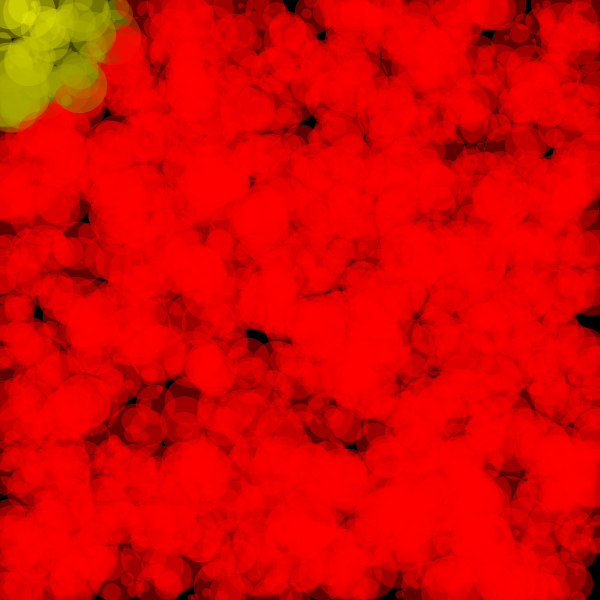
Frame 1 (no input)
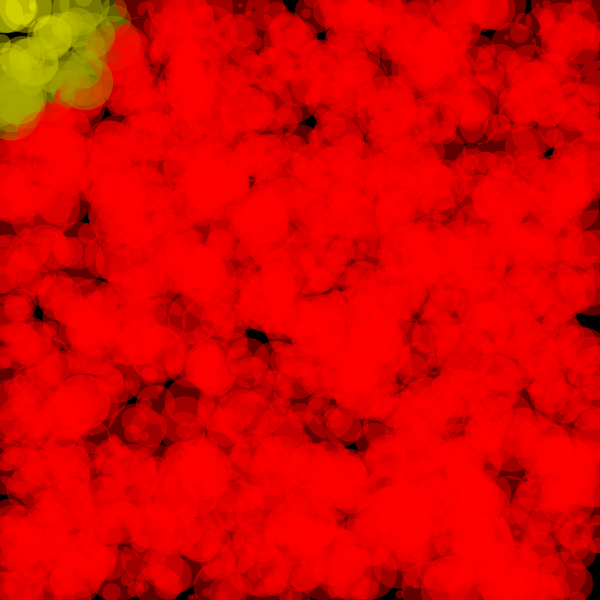
Frame 60 (the mouse pressed at the canvas centre just before this capture)
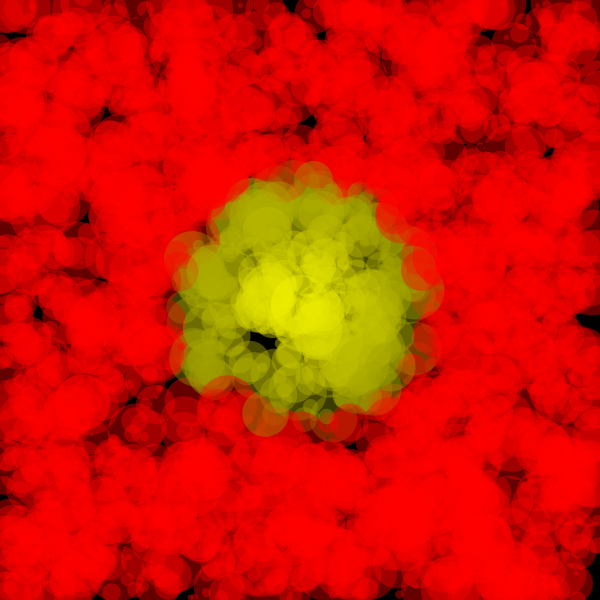
Frame 120 (the mouse held since frame 60 and released just before this capture)

The Processing sketch that drew these frames (run headless with seeded random() and noise(); from frame 60 on, the mouse is pressed at the canvas centre):

// Processing sketch: processing_76369
// ── processing_76369.pde

// A program that draws a bunch of random points,
// and colors each based on the distance from the
// mouse to the point.  Points near the mouse are
// yellow, others are red.
// This is meant to demonstrate the importance of
// arrays.  How would this even be possible if 
// it weren't for arrays?
final int MAX_RADIUS = 15;
final int POINT_COUNT = 2000;
final int TRIGGER_DISTANCE = 125;
final float JIGGLE_FACTOR = 1;

float[] x;
float[] y;
float[] rad;

void setup() {
  size(600, 600);
  background(0);
  strokeWeight(2 * RADIUS);
  stroke(255, 255, 0); // yellow
  x = new float[POINT_COUNT];
  y = new float[POINT_COUNT];
  rad = new float[POINT_COUNT];

  for (int i = 0; i < POINT_COUNT; i++) {
    x[i] = random(width);
    y[i] = random(height);
    rad[i] = random(2 * MAX_RADIUS);
  }
}

void draw() {
  background(0); 

  for (int i = 0; i < POINT_COUNT; i++) {

    // See if mouse is inside the point
    float dis = dist(mouseX, mouseY, x[i], y[i]);

    float redShade = dis > TRIGGER_DISTANCE ? 
    255 : 
    150 + (TRIGGER_DISTANCE - dis)/TRIGGER_DISTANCE * 105;
    float greenShade = dis > TRIGGER_DISTANCE ? 
    0 : 
    redShade;

    stroke(redShade, greenShade, 0, 100);

    strokeWeight(2 * rad[i]);
    point(x[i], y[i]);

    // This was an afterthought...if the mouse is near
    // a circle, move it a little.
    if (dis < TRIGGER_DISTANCE) {
      x[i] += random(-JIGGLE_FACTOR, JIGGLE_FACTOR);
      y[i] += random(-JIGGLE_FACTOR, JIGGLE_FACTOR);
    }
  }
}
